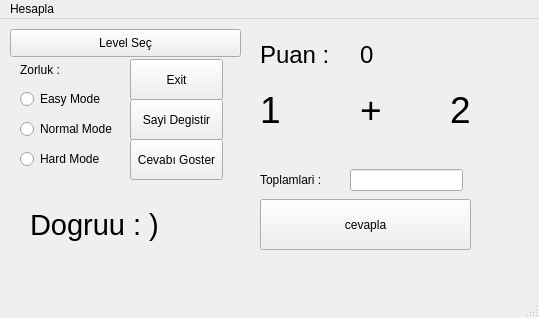
<?xml version="1.0" encoding="UTF-8"?>
<ui version="4.0">
 <class>MainWindow</class>
 <widget class="QMainWindow" name="MainWindow">
  <property name="geometry">
   <rect>
    <x>0</x>
    <y>0</y>
    <width>539</width>
    <height>318</height>
   </rect>
  </property>
  <property name="windowTitle">
   <string>Toplama Oyunu</string>
  </property>
  <widget class="QWidget" name="centralwidget">
   <widget class="QRadioButton" name="radioButton">
    <property name="enabled">
     <bool>true</bool>
    </property>
    <property name="geometry">
     <rect>
      <x>20</x>
      <y>70</y>
      <width>95</width>
      <height>20</height>
     </rect>
    </property>
    <property name="acceptDrops">
     <bool>false</bool>
    </property>
    <property name="text">
     <string>Easy Mode</string>
    </property>
   </widget>
   <widget class="QRadioButton" name="radioButton_2">
    <property name="geometry">
     <rect>
      <x>20</x>
      <y>100</y>
      <width>111</width>
      <height>20</height>
     </rect>
    </property>
    <property name="text">
     <string>Normal Mode</string>
    </property>
   </widget>
   <widget class="QRadioButton" name="radioButton_3">
    <property name="geometry">
     <rect>
      <x>20</x>
      <y>130</y>
      <width>95</width>
      <height>20</height>
     </rect>
    </property>
    <property name="text">
     <string>Hard Mode</string>
    </property>
   </widget>
   <widget class="QPushButton" name="pushButton">
    <property name="geometry">
     <rect>
      <x>10</x>
      <y>10</y>
      <width>231</width>
      <height>28</height>
     </rect>
    </property>
    <property name="text">
     <string>Level Seç</string>
    </property>
   </widget>
   <widget class="QLineEdit" name="lineEdit">
    <property name="geometry">
     <rect>
      <x>350</x>
      <y>150</y>
      <width>113</width>
      <height>22</height>
     </rect>
    </property>
   </widget>
   <widget class="QLabel" name="label">
    <property name="geometry">
     <rect>
      <x>260</x>
      <y>70</y>
      <width>121</width>
      <height>41</height>
     </rect>
    </property>
    <property name="font">
     <font>
      <pointsize>28</pointsize>
     </font>
    </property>
    <property name="text">
     <string>1</string>
    </property>
   </widget>
   <widget class="QLabel" name="label_2">
    <property name="geometry">
     <rect>
      <x>450</x>
      <y>70</y>
      <width>81</width>
      <height>41</height>
     </rect>
    </property>
    <property name="font">
     <font>
      <pointsize>28</pointsize>
     </font>
    </property>
    <property name="text">
     <string>2</string>
    </property>
   </widget>
   <widget class="QLabel" name="label_3">
    <property name="geometry">
     <rect>
      <x>260</x>
      <y>140</y>
      <width>91</width>
      <height>41</height>
     </rect>
    </property>
    <property name="text">
     <string>Toplamlari : </string>
    </property>
   </widget>
   <widget class="QLabel" name="label_4">
    <property name="geometry">
     <rect>
      <x>360</x>
      <y>70</y>
      <width>41</width>
      <height>41</height>
     </rect>
    </property>
    <property name="font">
     <font>
      <pointsize>28</pointsize>
     </font>
    </property>
    <property name="text">
     <string>+</string>
    </property>
   </widget>
   <widget class="QLabel" name="label_5">
    <property name="geometry">
     <rect>
      <x>30</x>
      <y>170</y>
      <width>301</width>
      <height>71</height>
     </rect>
    </property>
    <property name="font">
     <font>
      <pointsize>22</pointsize>
     </font>
    </property>
    <property name="text">
     <string>Dogruu : )</string>
    </property>
   </widget>
   <widget class="QLabel" name="label_6">
    <property name="geometry">
     <rect>
      <x>20</x>
      <y>30</y>
      <width>91</width>
      <height>41</height>
     </rect>
    </property>
    <property name="text">
     <string>Zorluk : </string>
    </property>
   </widget>
   <widget class="QPushButton" name="pushButton_2">
    <property name="geometry">
     <rect>
      <x>130</x>
      <y>80</y>
      <width>93</width>
      <height>41</height>
     </rect>
    </property>
    <property name="text">
     <string>Sayi Degistir</string>
    </property>
   </widget>
   <widget class="QPushButton" name="pushButton_3">
    <property name="geometry">
     <rect>
      <x>260</x>
      <y>180</y>
      <width>211</width>
      <height>51</height>
     </rect>
    </property>
    <property name="text">
     <string>cevapla</string>
    </property>
   </widget>
   <widget class="QPushButton" name="pushButton_4">
    <property name="geometry">
     <rect>
      <x>130</x>
      <y>120</y>
      <width>93</width>
      <height>41</height>
     </rect>
    </property>
    <property name="text">
     <string>Cevabı Goster</string>
    </property>
   </widget>
   <widget class="QLabel" name="label_7">
    <property name="geometry">
     <rect>
      <x>260</x>
      <y>0</y>
      <width>121</width>
      <height>71</height>
     </rect>
    </property>
    <property name="font">
     <font>
      <pointsize>18</pointsize>
     </font>
    </property>
    <property name="text">
     <string>Puan : </string>
    </property>
   </widget>
   <widget class="QLabel" name="label_8">
    <property name="geometry">
     <rect>
      <x>360</x>
      <y>0</y>
      <width>121</width>
      <height>71</height>
     </rect>
    </property>
    <property name="font">
     <font>
      <pointsize>18</pointsize>
     </font>
    </property>
    <property name="text">
     <string>0</string>
    </property>
   </widget>
   <widget class="QPushButton" name="pushButton_5">
    <property name="geometry">
     <rect>
      <x>130</x>
      <y>40</y>
      <width>93</width>
      <height>41</height>
     </rect>
    </property>
    <property name="text">
     <string>Exit</string>
    </property>
   </widget>
  </widget>
  <widget class="QMenuBar" name="menubar">
   <property name="geometry">
    <rect>
     <x>0</x>
     <y>0</y>
     <width>539</width>
     <height>26</height>
    </rect>
   </property>
   <widget class="QMenu" name="menuHesapla">
    <property name="title">
     <string>Hesapla</string>
    </property>
    <addaction name="actionHesapla"/>
   </widget>
   <addaction name="menuHesapla"/>
  </widget>
  <widget class="QStatusBar" name="statusbar"/>
  <action name="actionHesapla">
   <property name="text">
    <string>Hesapla</string>
   </property>
   <property name="shortcut">
    <string>Return</string>
   </property>
  </action>
 </widget>
 <resources/>
 <connections/>
</ui>
